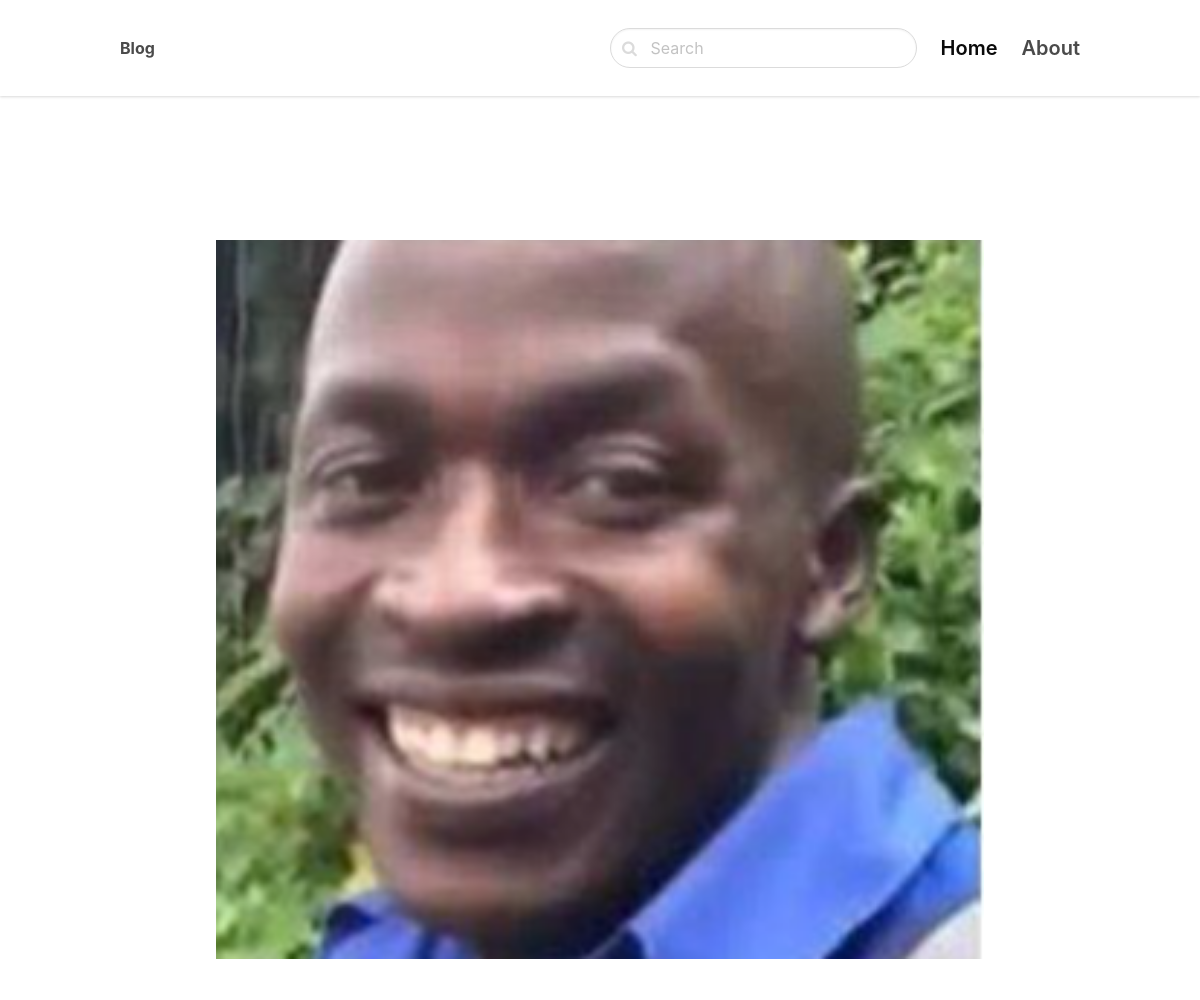
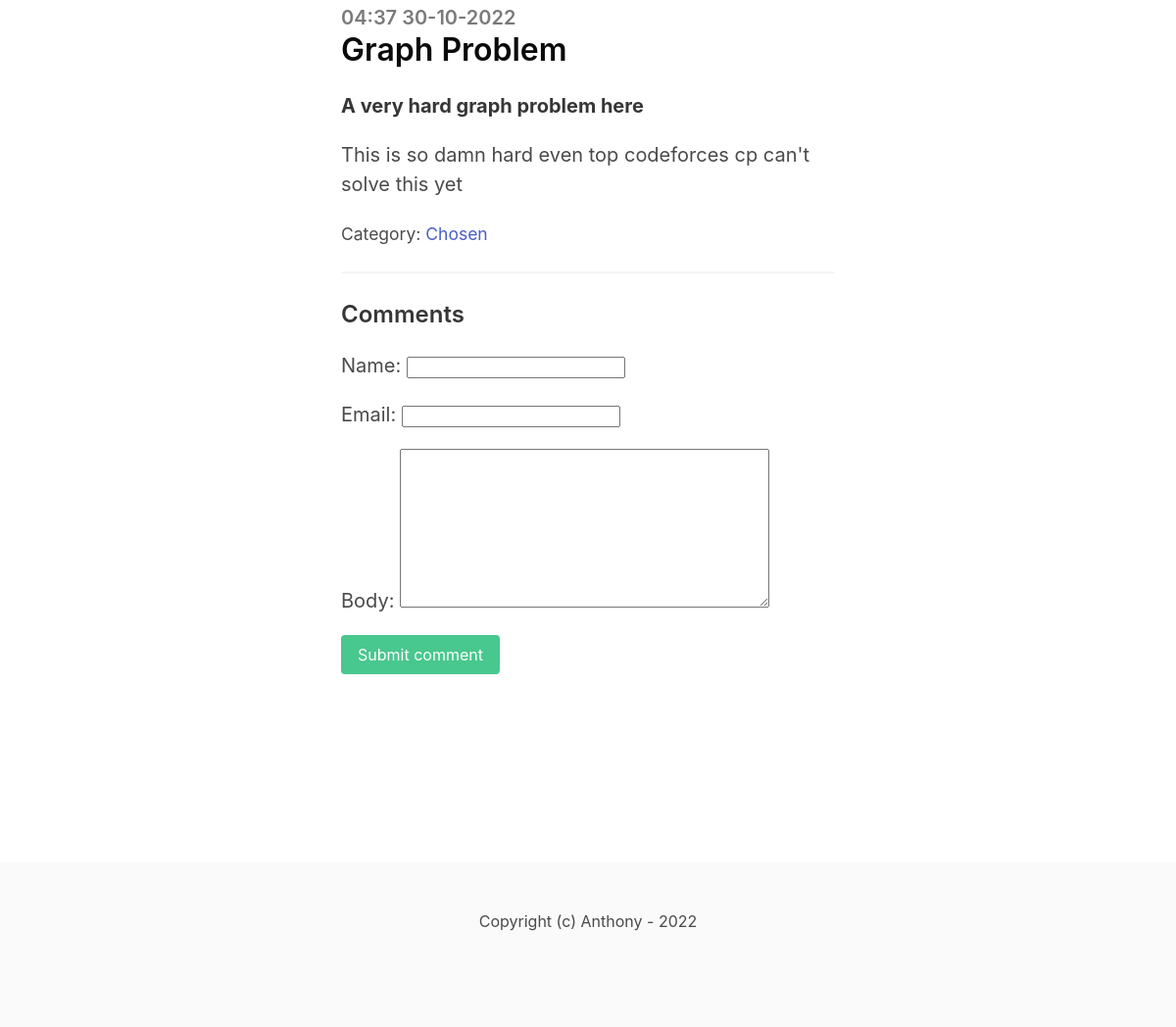
The page /deliberate-move/graph-problem/ on the database its author committed (2 pictures, top to bottom).
### blog/models.py (models this page shows, shortened)
class Post(models.Model):
    ACTIVE = 'active'
    DRAFT = 'draft'
    CHOICES_STATUS = (
        (ACTIVE, 'Active'),
        (DRAFT, 'Draft')
    )
    category = models.ForeignKey(Category, related_name='posts', on_delete=models.CASCADE)
    title = models.CharField(max_length=255)
    slug = models.SlugField()
    intro = models.TextField()
    body = models.TextField()
    created_at = models.DateTimeField(auto_now_add=True)
    status = models.CharField(max_length=15, choices=CHOICES_STATUS, default=ACTIVE)
    image = models.ImageField(upload_to='uploads/', blank=True, null=True)
    class Meta:
        ordering = ('-created_at',)

class Category(models.Model):
    title = models.CharField(max_length=255)
    slug = models.SlugField()
    class Meta:
        ordering = ('title',)
        verbose_name_plural = "Categories"
    def __str__(self):
        return self.title

### blog/views.py (the view)
# urls.py: path('<slug:category_slug>/<slug:slug>/', views.detail, name = 'post_detail'),
def detail(request, category_slug, slug):
    post = get_object_or_404(Post, slug=slug, status=Post.ACTIVE)
    if request.method == 'POST':
        form = CommentForm(request.POST)
        if form.is_valid():
            comment = form.save(commit=False)
            comment.post = post
            comment.save()
            return redirect('post_detail', slug=slug)
    else:
        form = CommentForm()
    form = CommentForm()
    return render(request, 'blog/detail.html', {'post': post, 'form': form})

### blog/forms.py
class CommentForm(forms.ModelForm):
    class Meta:
        model = Comment
        fields = ('name', 'email', 'body')

### blog/templates/blog/detail.html (shortened to what this page needs)
{% extends 'core/base.html' %}
{% block content %}
<section class="hero ">
    <div class="hero-body">
        <div class="container">
            <section class="section">
                {% if post.image %}
                <figure class="image mb-6">
                    <img src="{{ post.image.url }}">
                </figure>
                {% endif %}
                <div class="columns">
                    <div class="column is-8 is-offset-2">
                        <div class="content is-medium">
                            <h2 class="subtitle is-5 has-text-grey">{{post.created_at|date:'H:i d-m-Y'}}</h2>
                            <h1 class="title has-text-black is-3">{{post.title}}</h1>
                            <p><strong>{{post.intro}}</strong></p>
                            <p>{{post.body}}</p>
                            <p><small>Category: <a
                                        href="{% url 'category_detail' post.category.slug %}">{{post.category}}</a></small>
                            </p>
                            <hr>
                            <h2 class="subtitle is-4">Comments</h2>
                            <form method="post" class="mb-6">
                                {{form.as_p}}
                                <div class="field">
                                    <div class="control">
                                        <button class="button is-success">Submit comment</button>
                                    </div>
                                </div>
                            </form>
                        </div>
                    </div>
                </div>
            </section>
        </div>
    </div>
</section>
{%endblock%}

### rows shown on the page
Post: image (picture), created_at "04:37 30-10-2022", title "Graph Problem", intro "A very hard graph problem here", body "This is so damn hard even top codeforces cp can't solve this yet", category "Chosen"
